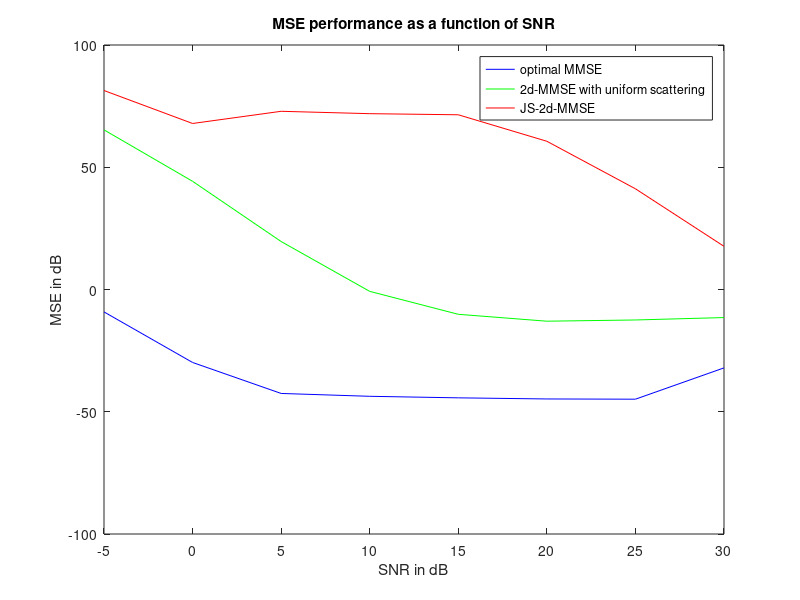

Recreate this plot in MATLAB.
clc
clear all
close all

%% input specifications
ncb = 7e7; % nominal channel bandwidth
sf = 8e7; % sampling frequency
ts = 160e-6; % OFDM symbol duration
fd = 14; % maximum doppler freq
N = 1024;

%% input data
 e1=zeros(8,1); e2=zeros(8,1); e3=zeros(8,1);
for k=1:100
    j=1;
for SNR_db = -5:5:15
SNR = 10^(SNR_db/10); % Absolute SNR
lcp = 32; % Lcp = 32
pdp = exp(-([0:lcp]/2)); % exponential PDP
P = 12; % number of pilots

%% normalization of the energy for the QPSK constelation        
temp = 0:3;           % possible symbols
temp = qammod(temp,4);  % modulated symbols
temp = abs(temp).^2;           % power of each point in the constellation
temp = mean(temp);             % average energy of the constellation
mod_norm = 1/sqrt(temp);       % normaliztion factor

%% Get the channel
% Convert variance values to linear scale
sigma= pdp;

% Find the sum of sigma and normalize 
sm = sum(sigma);
sigma = sigma/sm;

% scale the gains
for i=1:lcp
    a(i)=(sigma(i)/2)*randn(1)+1j*(sigma(i)/2)*rand(1);
end
H = (1/sqrt(N))*fft(a,1024)';
HH = H(1:108,1);
H_p = [HH(1,1) HH(2,1) HH(55,1) HH(56,1) HH(45,1) HH(46,1) HH(99,1) HH(100,1) HH(35,1) HH(36,1) HH(89,1) HH(90,1)]';
% plot(ss);
%n=10.*log10(s.^2);

%% input data generation
% symbol generation for QPSK modulation
X = randi(4,1024,1)-1;   % generation of 12x1 matrix of data symbols
% QPSK modulation
X1 = mod_norm*qammod(X,4);
X2 =(1/sqrt(N))* fft(X1,1024);
XX2 = X2(1:108,1);
Xp = [XX2(1,1) XX2(2,1) XX2(55,1) XX2(56,1) XX2(45,1) XX2(46,1) XX2(99,1) XX2(100,1) XX2(35,1) XX2(36,1) XX2(89,1) XX2(90,1)];
X_p = diag(Xp); 

% %% channel estimates from ML estimator
% Hcap_ml = zeros(5,2,1);

%% Gaussian noise covariance 
sigma2 = 1/SNR;
C_v = sigma2*eye(P);

%% Y_p is known at the output
V_p =(sigma2/2).*randn(12,1)+1j*(sigma2/2)*rand(12,1);
Y_p = X_p*H_p + V_p;

%% ML estimate of CFR at pilot locations
Cv_inv = inv(C_v);
Xp_herm = X_p';
C = C_v; %1/(X_p'*(1/C_v)*X_p); 
Hcap_ml_p = C*Xp_herm*Cv_inv*Y_p;
% Weiner smoother for Hmmse
R_hhml = xcorr2(HH,Hcap_ml_p');
R_hmlhml = xcorr2(H_p,H_p') + C;
W_opt = R_hhml*inv(R_hmlhml);
% actual CFR over the resource block : H
% requires the knowledge of channel PDP and fade characteristics
% therefore, we go uniform scattering function to design smothening filter
% vectorized optimal mmse estimate of CFR over RB
Hcap_mmse = W_opt*Hcap_ml_p;

%% Weiner smoother for using real uniform scattering function
% calculate r_rob
fdd = fd*ts; % normalized doppler freq
N = 1024;
r_rob1(1:18) = sinc(2*pi*lcp*(0:17)/N)*sinc(2*pi*fdd*(0));
r_rob2(1:18) = sinc(2*pi*lcp*(0:17)/N)*sinc(2*pi*fdd*(1));
r_rob3(1:18) = sinc(2*pi*lcp*(0:17)/N)*sinc(2*pi*fdd*(2));
r_rob4(1:18) = sinc(2*pi*lcp*(0:17)/N)*sinc(2*pi*fdd*(3));
r_rob5(1:18) = sinc(2*pi*lcp*(0:17)/N)*sinc(2*pi*fdd*(4));
r_rob6(1:18) = sinc(2*pi*lcp*(0:17)/N)*sinc(2*pi*fdd*(5));

%vectorized correlation 
r_rob = [r_rob1 r_rob2 r_rob3 r_rob4 r_rob5 r_rob6]';

% uniform Weiner smoother
W_rob = [r_rob r_rob r_rob r_rob r_rob r_rob r_rob r_rob r_rob r_rob r_rob r_rob];

%% ML estimate of CFR over the entire RB using uniform WF
Hcap_rob = W_rob*Hcap_ml_p;

%% create RB: 18 subcarriers x 6 OFDM symbols
rb = zeros(18,6,1);

%% cluster means
m11 = (Hcap_rob(1)+Hcap_rob(2)+Hcap_rob(55)+Hcap_rob(56));
m1 = 0.25*m11;
m22 = 0.25*(Hcap_rob(45)+Hcap_rob(46)+Hcap_rob(99)+Hcap_rob(100));
m2 = 0.25*m22;
m33 = 0.25*(Hcap_rob(35)+Hcap_rob(36)+Hcap_rob(89)+Hcap_rob(90));
m3 = 0.25*m33;

%% shrinkage targets
% 3 clusters -> 5 shrinkage targets 
% shrinkage target 1 
Hst_1 = (1/12)*(m11+m22+m33)*ones(12,1); 

% shrinkage target 2
Hst_2 = [m11*ones(2,1) ; m33*ones(2,1); m22*ones(2,1); m11*ones(2,1); m33*ones(2,1); m22*ones(2,1)];

%% modified JS estimate of CFR for the pilots
[temp1 temp2] = eigs(C);
C_max_eig = temp2(1,1);
p_tild = trace(C)/C_max_eig;
% second term
h2 = 1 - (p_tild - 2)/((Hcap_ml_p-Hst_1)'*inv(C)*(Hcap_ml_p-Hst_1)) ;

if (h2 >0)
    H_js = Hst_1 + h2* (Hcap_ml_p-Hst_1);
else
    H_js = Hst_1;
end

%% final CFR over the entire RB
H_js_2d =  W_rob*H_js;

%% Error
p1(k)= (sum(conj(HH - Hcap_mmse).*(HH - Hcap_mmse)));
e1(j) = p1(k)+e1(j);
p2(k)=(sum(conj(HH - Hcap_rob).*(HH - Hcap_rob)));
e2 (j)= p2(k)+e2(j);
p3(k)=(sum(conj(HH - H_js_2d).*(HH - H_js_2d))) ;
e3 (j)=p3(k)+e3(j); 
j=j+1;
end



for SNR_db=20:5:30
    SNR = 10^(SNR_db/10); % Absolute SNR
lcp = 32; % Lcp = 32
pdp = exp(-([0:lcp]/2)); % exponential PDP
P = 12; % number of pilots

%% normalization of the energy for the QPSK constelation        
temp = 0:3;           % possible symbols
temp = qammod(temp,4);  % modulated symbols
temp = abs(temp).^2;           % power of each point in the constellation
temp = mean(temp);             % average energy of the constellation
mod_norm = 1/sqrt(temp);       % normaliztion factor

%% Get the channel
% Convert variance values to linear scale
sigma= pdp;

% Find the sum of sigma and normalize 
sm = sum(sigma);
sigma = sigma/sm;

% scale the gains
for i=1:lcp
    a(i)=(sigma(i)/2)*randn(1)+1j*(sigma(i)/2)*rand(1);
end
H = (1/sqrt(N))*fft(a,1024)';
HH = H(1:108,1);
H_p = [HH(1,1) HH(2,1) HH(55,1) HH(56,1) HH(45,1) HH(46,1) HH(99,1) HH(100,1) HH(35,1) HH(36,1) HH(89,1) HH(90,1)]';
% plot(ss);
%n=10.*log10(s.^2);

%% input data generation
% symbol generation for QPSK modulation
X = randi(4,1024,1)-1;   % generation of 12x1 matrix of data symbols
% QPSK modulation
X1 = mod_norm*qammod(X,4);
X2 =(1/sqrt(N))* fft(X1,1024);
XX2 = X2(1:108,1);
Xp = [XX2(1,1) XX2(2,1) XX2(55,1) XX2(56,1) XX2(45,1) XX2(46,1) XX2(99,1) XX2(100,1) XX2(35,1) XX2(36,1) XX2(89,1) XX2(90,1)];
X_p = diag(Xp); 

% %% channel estimates from ML estimator
% Hcap_ml = zeros(5,2,1);

%% Gaussian noise covariance 
sigma2 = 1/SNR;
C_v = sigma2*eye(P);

%% Y_p is known at the output
V_p =(sigma2/2).*randn(12,1)+1j*(sigma2/2)*rand(12,1);
Y_p = X_p*H_p + V_p;

%% ML estimate of CFR at pilot locations
Cv_inv = inv(C_v);
Xp_herm = X_p';
C = C_v; %1/(X_p'*(1/C_v)*X_p); 
Hcap_ml_p = C*Xp_herm*Cv_inv*Y_p;
% Weiner smoother for Hmmse
R_hhml = xcorr2(HH,Hcap_ml_p');
R_hmlhml = xcorr2(H_p,H_p') + C;
W_opt = R_hhml*inv(R_hmlhml);
% actual CFR over the resource block : H
% requires the knowledge of channel PDP and fade characteristics
% therefore, we go uniform scattering function to design smothening filter
% vectorized optimal mmse estimate of CFR over RB
Hcap_mmse = W_opt*Hcap_ml_p;

%% Weiner smoother for using real uniform scattering function
% calculate r_rob
fdd = fd*ts; % normalized doppler freq
N = 1024;
r_rob1(1:18) = sinc(2*pi*lcp*(0:17)/N)*sinc(2*pi*fdd*(0));
r_rob2(1:18) = sinc(2*pi*lcp*(0:17)/N)*sinc(2*pi*fdd*(1));
r_rob3(1:18) = sinc(2*pi*lcp*(0:17)/N)*sinc(2*pi*fdd*(2));
r_rob4(1:18) = sinc(2*pi*lcp*(0:17)/N)*sinc(2*pi*fdd*(3));
r_rob5(1:18) = sinc(2*pi*lcp*(0:17)/N)*sinc(2*pi*fdd*(4));
r_rob6(1:18) = sinc(2*pi*lcp*(0:17)/N)*sinc(2*pi*fdd*(5));

%vectorized correlation 
r_rob = [r_rob1 r_rob2 r_rob3 r_rob4 r_rob5 r_rob6]';

% uniform Weiner smoother
W_rob = [r_rob r_rob r_rob r_rob r_rob r_rob r_rob r_rob r_rob r_rob r_rob r_rob];

%% ML estimate of CFR over the entire RB using uniform WF
Hcap_rob = W_rob*Hcap_ml_p;

%% create RB: 18 subcarriers x 6 OFDM symbols
rb = zeros(18,6,1);

%% cluster means
m11 = (Hcap_rob(1)+Hcap_rob(2)+Hcap_rob(55)+Hcap_rob(56));
m1 = 0.25*m11;
m22 = 0.25*(Hcap_rob(45)+Hcap_rob(46)+Hcap_rob(99)+Hcap_rob(100));
m2 = 0.25*m22;
m33 = 0.25*(Hcap_rob(35)+Hcap_rob(36)+Hcap_rob(89)+Hcap_rob(90));
m3 = 0.25*m33;

%% shrinkage targets
% 3 clusters -> 5 shrinkage targets 
% shrinkage target 1 
Hst_1 = (1/12)*(m11+m22+m33)*ones(12,1); 

% shrinkage target 2
Hst_2 = [m11*ones(2,1) ; m33*ones(2,1); m22*ones(2,1); m11*ones(2,1); m33*ones(2,1); m22*ones(2,1)];

%% modified JS estimate of CFR for the pilots
[temp1 temp2] = eigs(C);
C_max_eig = temp2(1,1);
p_tild = trace(C)/C_max_eig;
% second term
h2 = 1 - (p_tild - 2)/((Hcap_ml_p-Hst_1)'*inv(C)*(Hcap_ml_p-Hst_1)) ;

if (h2 >0)
    H_js = Hst_1 + h2* (Hcap_ml_p-Hst_1);
else
    H_js = Hst_1;
end

%% final CFR over the entire RB
H_js_2d =  W_rob*H_js;

%% Error
p1(k)= (sum(conj(HH - Hcap_mmse).*(HH - Hcap_mmse)));
e1(j) = p1(k)+e1(j);
p2(k)=(sum(conj(HH - Hcap_rob).*(HH - Hcap_rob)));
e2 (j)= p2(k)+e2(j);
p3(k)=(sum(conj(HH - H_js_2d).*(HH - H_js_2d))) ;
e3 (j)=p3(k)+e3(j); 
j=j+1;

end
end
e1=10*log(e1/100);
e2=10*log(e2/100);
e3=10*log(e3/100);

j=-5:5:30;
plot(j,e1,'b')
hold on 
plot(j,e2,'g')
hold on
plot(j,e3,'r')
title('MSE performance as a function of SNR')
xlabel('SNR in dB');
ylabel('MSE in dB');
legend('optimal MMSE','2d-MMSE with uniform scattering','JS-2d-MMSE');

